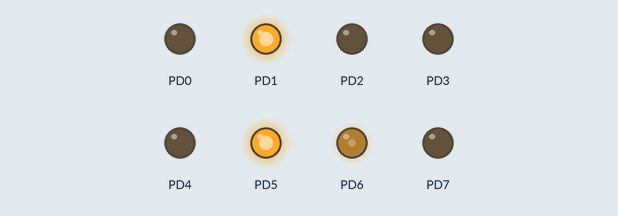
The program below on a simulated ATmega48, built with avr-gcc and emulated at 2 MHz. Shown: output pins drawn as LEDs (lit = HIGH).

Above: at 0.1 s.
At 1.5 s:
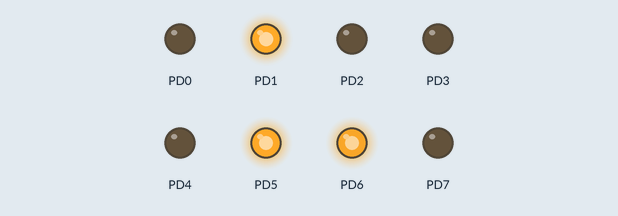
At 6.3 s:
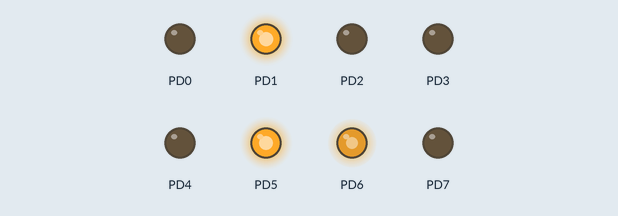
At 21.9 s:
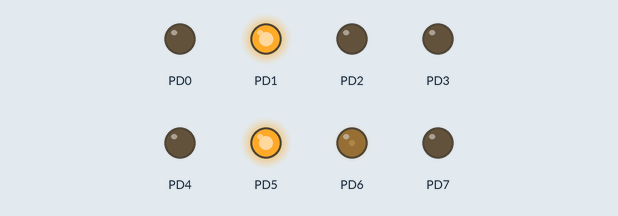
At 36.5 s:
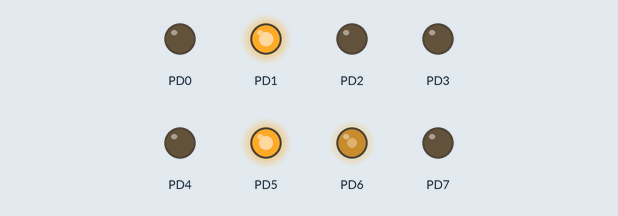
Timing chart, 0 to 40.0 s (numbered marks = the images above):
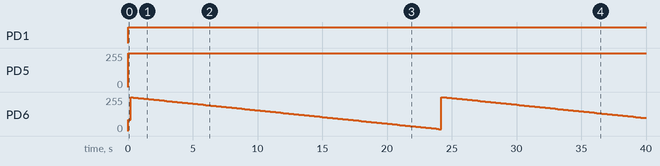

The program:

main.c
```c
#include <avr/io.h>
#include <avr/interrupt.h>  //for sei();
#include <avr/sleep.h>

#define F_CPU 2000000UL
#include <util/delay.h>

#ifdef SIMULATOR
#include "avr/avr_mcu_section.h"  //need to ensure that simavr includes are on the path, e.g. pkg-config --cflags simavr
AVR_MCU(F_CPU, "atmega48");

//tell simavr to record the output of PORTC for gtkwave.
//this outputs a file called gtkwave_trace.vcd during the simulation run
const struct avr_mmcu_vcd_trace_t _mytrace[]  _MMCU_ = {
	{ AVR_MCU_VCD_SYMBOL("PORTD"), .what = (void*)&PORTD, },
	{ AVR_MCU_VCD_SYMBOL("OCR2A"), .what = (void*)&OCR2A, },
	{ AVR_MCU_VCD_SYMBOL("TCNT2"), .what = (void*)&TCNT2, },
	{ AVR_MCU_VCD_SYMBOL("TCCR2A"), .what = (void*)&TCCR2A, },
  { AVR_MCU_VCD_SYMBOL("TCCR2B"), .what = (void*)&TCCR2B, },

};
#endif

#include "pwm.h"

int main(void){
	DDRD = 0xFF;	//set all pins to output
	PORTD = 0x0;	//use PORTD to trace execution.

  setup_pwm_0();
	PORTD = 0x01; //first LED when TWI is initialised

  sei();

	PORTD = 0x02;	//second LED when interrups enabled

  uint8_t c=0;

  while(1){
    c+=0x02;
    _delay_ms(200);
    if(c>0xF0) c=0;
    //PORTD=c;
    set_pwm_0a(c);
    //_delay_ms(1000);
  }
}
```

pwm.c
```c
#include <avr/io.h>

/**
initialise PWM channel 2
*/
void setup_pwm_2(){
  //set data direction to OUT for port b pins 1,2 (OCR1A/OCR1B)
  DDRB = (1<<DDB3);
  DDRD = (1<<DDD3);

  OCR2A = 0xAA; //channel A half-power
  OCR2B = 0x01; //channel B 99% power

  TCNT2 = 0;
  TIMSK2 = 0;

  //clock select internal (128kHz) with 1024 divider => 125Hz or 8ms total
  TCCR2B = 0x5;
  //set control registers. Inverting mode fast PWM on channels A and B
  TCCR2A = 0xF1;
}

void set_pwm_2a(uint8_t value){
  OCR2A = value;
}

void set_pwm_2b(uint8_t value){
  OCR2B = value;
}

/**
initialise PWM channel 0
*/
void setup_pwm_0(){
  //set data direction to OUT for port b pins 1,2 (OCR0A/OCR0B);
  DDRD = DDRD | (1<<DDD6) | (1<<DDD5);

  OCR0A = 0xAA; //channel A half-power
  OCR0B = 0x01; //channel B 99% power

  TCNT0 = 0;
  TIMSK0 = 0;

  //clock select internal (128kHz) with 1024 divider => 125Hz or 8ms total
  //clock isn't 128! trying a /8 divider instead
  TCCR0B = 0x2;
  //set control registers. Inverting mode fast PWM on channels A and B
  TCCR0A = 0xF1;
}

void set_pwm_0a(uint8_t value){
  OCR0A = value;
}

void set_pwm_0b(uint8_t value){
  OCR0B = value;
}
```

pwm.h
```c
void setup_pwm_2();
void set_pwm_2a(uint8_t value);
void set_pwm_2b(uint8_t value);
```

Measured:
- by itself, PD1: LOW → HIGH at 0.00 s
- by itself, PD5: 0/255 → 254/255 at 0.00 s
